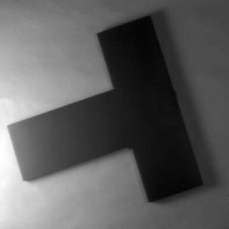
#> input picture COMP 425/A2/hough/hough1.png, 229 x 229 px
$ python hough.py
#> lines starting #> are read from the running program, lines starting #| are printed output that depends on the picture; after the words box and inside, x2 and y2 are one past the last pixel; in counts of white or black regions, pixels touching at a corner belong together
'''
Computer Vision Winter 2022
Assignment 2

Anik Patel - 40091908
'''

import cv2
from matplotlib import image
import numpy as np
import time


# Part 1
def HoughTransform(img):
    edges = cv2.Canny(img, 100, 200, 3)

    width, height = img.shape[:2]

    diag = int(np.sqrt(width**2 + height**2))

    thetas = np.arange(0, 180)
    cosTheta = np.cos(np.deg2rad(thetas))
    sinTheta = np.sin(np.deg2rad(thetas))

    houghSpace = np.zeros((diag*2, len(thetas)), dtype=np.int8)

    for y in range(height):
        for x in range(width):
            if (edges[y,x] > 0):
                for theta in thetas:
                    rho = round(x*cosTheta[theta] + y*sinTheta[theta])
                    houghSpace[rho, theta] += 1

    return houghSpace

def DrawHoughLines(img, houghSpace, threshold=40):
    '''
    Reverse engineering the lines from the hough space
    From OpenCV docs: https://opencv24-python-tutorials.readthedocs.io/en/latest/py_tutorials/py_imgproc/py_houghlines/py_houghlines.html
    '''
    lines = []

    for rho in range(houghSpace.shape[0]):
        for theta in range(houghSpace.shape[1]):
            if houghSpace[rho, theta] > threshold:
                lines.append((rho, theta))

    for rho, theta in lines:
        a = np.cos(np.deg2rad(theta))
        b = np.sin(np.deg2rad(theta))

        xp = a*rho
        yp = b*rho

        x1 = int(xp + 1000*(-b))
        y1 = int(yp + 1000*(a))
        x2 = int(xp - 1000*(-b))
        y2 = int(yp - 1000*(a))

        img = cv2.line(img, (x1, y1), (x2, y2), (0, 0, 255), 1)

    return img

def p1():
    print(f'Running Part 1')

    # mImage = cv2.imread('test.png')
    mImage = cv2.imread('hough/hough1.png')
#> mImage is the input picture: shape (229, 229, 3); min 2, max 255, mean 93.1
    mImage2 = cv2.imread('hough/hough2.png')
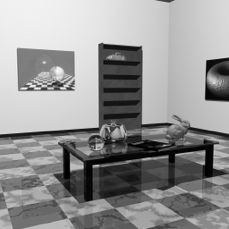
#> input picture COMP 425/A2/hough/hough2.png, 229 x 229 px
#> mImage2 is the input picture: shape (229, 229, 3); min 0, max 254, mean 147.4

    print(f'Running Hough Transform')
    start = time.time()
    hough = HoughTransform(mImage)
#> in HoughTransform, `edges = cv2.Canny(img, 100, 200, 3)`:
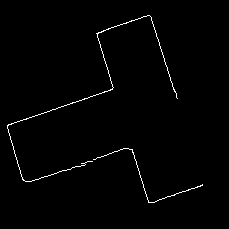
#> edges: shape (229, 229); 1.1% white in thin lines or dots, all inside (x1, y1, x2, y2) = (7, 15, 203, 203)
#> after the loop in HoughTransform, `for y in range(height):`:
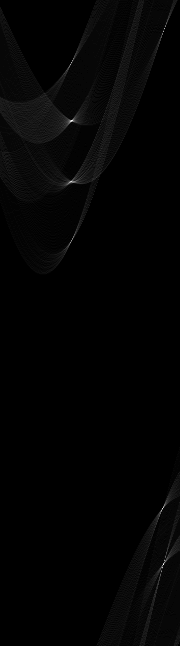
#> houghSpace: shape (646, 180) int8; min 0, max 66, mean 0.9; drawn with min black and max white
    print(f'Time taken: {time.time() - start:.2f}s')
    print(f'Running Hough Transform on 2nd Image')
    start = time.time()
    hough2 = HoughTransform(mImage2)
#> in HoughTransform (call 2), `edges = cv2.Canny(img, 100, 200, 3)`: edges: shape (229, 229); 10.9% white in thin lines or dots
#> after the loop in HoughTransform (call 2), `for y in range(height):`:
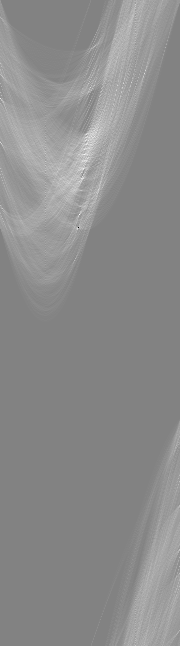
#> houghSpace: shape (646, 180) int8; min -121, max 115, mean 8.9; drawn with min black and max white
    print(f'Time taken: {time.time() - start:.2f}s')

    cv2.imshow('Hough Space', hough)
    cv2.imshow('Hough Lines', DrawHoughLines(mImage, hough, 25))
#> after the loop in DrawHoughLines, `for rho, theta in lines:`:
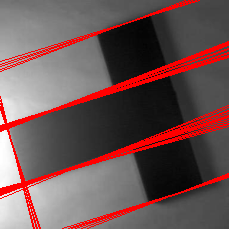
#> img: shape (229, 229, 3); mean B, G, R 83.4, 83.4, 110.4
    cv2.imshow('Hough Space 2', hough2)
    cv2.imshow('Hough Lines 2', DrawHoughLines(mImage2, hough2, 75))
#> call 2 of DrawHoughLines, with threshold = 75
#> after the loop in DrawHoughLines (call 2), `for rho in range(houghSpace.shape[0]):`: lines = 77 pairs, first value 70 to 228, second value 0 to 145
#> the loop in DrawHoughLines (call 2), `for rho, theta in lines:` made 77 passes
#> (rho, theta) on passes 28 to 39: (139, 90), (139, 91), (140, 85), (140, 88), (142, 0), (142, 87), (142, 91), (143, 86), (143, 87), (144, 85), (144, 86), (144, 88)
#> (rho, theta, a, b, xp, yp, x1, y1) on passes 1 to 6: (70, 145, -0.819, 0.574, -57.34, 40.15, -630, -779), (73, 144, -0.809, 0.588, -59.06, 42.91, -646, -766), (82, 131, -0.656, 0.755, -53.8, 61.89, -808, -594), (83, 123, -0.545, 0.839, -45.21, 69.61, -883, -475), (87, 90, 6.12e-17, 1, 5.33e-15, 87, -1000, 87), (98, 0, 1, 0, 98, 0, 98, 1000)
#> pass 3, in DrawHoughLines (call 2), `img = cv2.line(img, (x1, y1), (x2, y2), (0, 0, 255), 1)`:
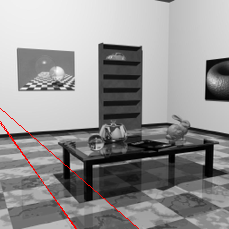
#> img: shape (229, 229, 3); mean B, G, R 146.6, 146.6, 148.1
#> after the loop in DrawHoughLines (call 2), `for rho, theta in lines:`:
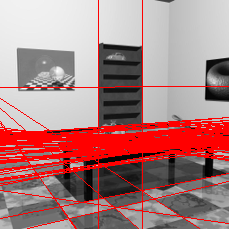
#> img: shape (229, 229, 3); 16.67% of pixels changed, all inside (x1, y1, x2, y2) = (0, 0, 229, 229)
    cv2.waitKey(0)
    cv2.destroyAllWindows()


if __name__ == "__main__":
    p1()
